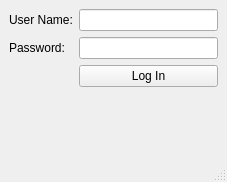
<?xml version="1.0" encoding="UTF-8"?>
<ui version="4.0">
 <class>MainWindow</class>
 <widget class="QMainWindow" name="MainWindow">
  <property name="geometry">
   <rect>
    <x>0</x>
    <y>0</y>
    <width>227</width>
    <height>182</height>
   </rect>
  </property>
  <property name="windowTitle">
   <string>MainWindow</string>
  </property>
  <widget class="QWidget" name="centralwidget">
   <layout class="QGridLayout" name="gridLayout">
    <item row="1" column="0">
     <widget class="QLabel" name="label_2">
      <property name="text">
       <string>Password:</string>
      </property>
     </widget>
    </item>
    <item row="0" column="1">
     <widget class="QLineEdit" name="userInput">
      <property name="sizePolicy">
       <sizepolicy hsizetype="Expanding" vsizetype="Fixed">
        <horstretch>0</horstretch>
        <verstretch>0</verstretch>
       </sizepolicy>
      </property>
     </widget>
    </item>
    <item row="1" column="1">
     <widget class="QLineEdit" name="userPass">
      <property name="sizePolicy">
       <sizepolicy hsizetype="Expanding" vsizetype="Fixed">
        <horstretch>0</horstretch>
        <verstretch>0</verstretch>
       </sizepolicy>
      </property>
     </widget>
    </item>
    <item row="0" column="0">
     <widget class="QLabel" name="label">
      <property name="text">
       <string>User Name:</string>
      </property>
     </widget>
    </item>
    <item row="2" column="1">
     <widget class="QPushButton" name="loginButton">
      <property name="text">
       <string>Log In</string>
      </property>
     </widget>
    </item>
    <item row="3" column="0" colspan="2">
     <widget class="QLabel" name="label_3">
      <property name="text">
       <string/>
      </property>
     </widget>
    </item>
   </layout>
  </widget>
  <widget class="QMenuBar" name="menubar">
   <property name="geometry">
    <rect>
     <x>0</x>
     <y>0</y>
     <width>227</width>
     <height>26</height>
    </rect>
   </property>
  </widget>
  <widget class="QStatusBar" name="statusbar"/>
 </widget>
 <resources/>
 <connections/>
</ui>
